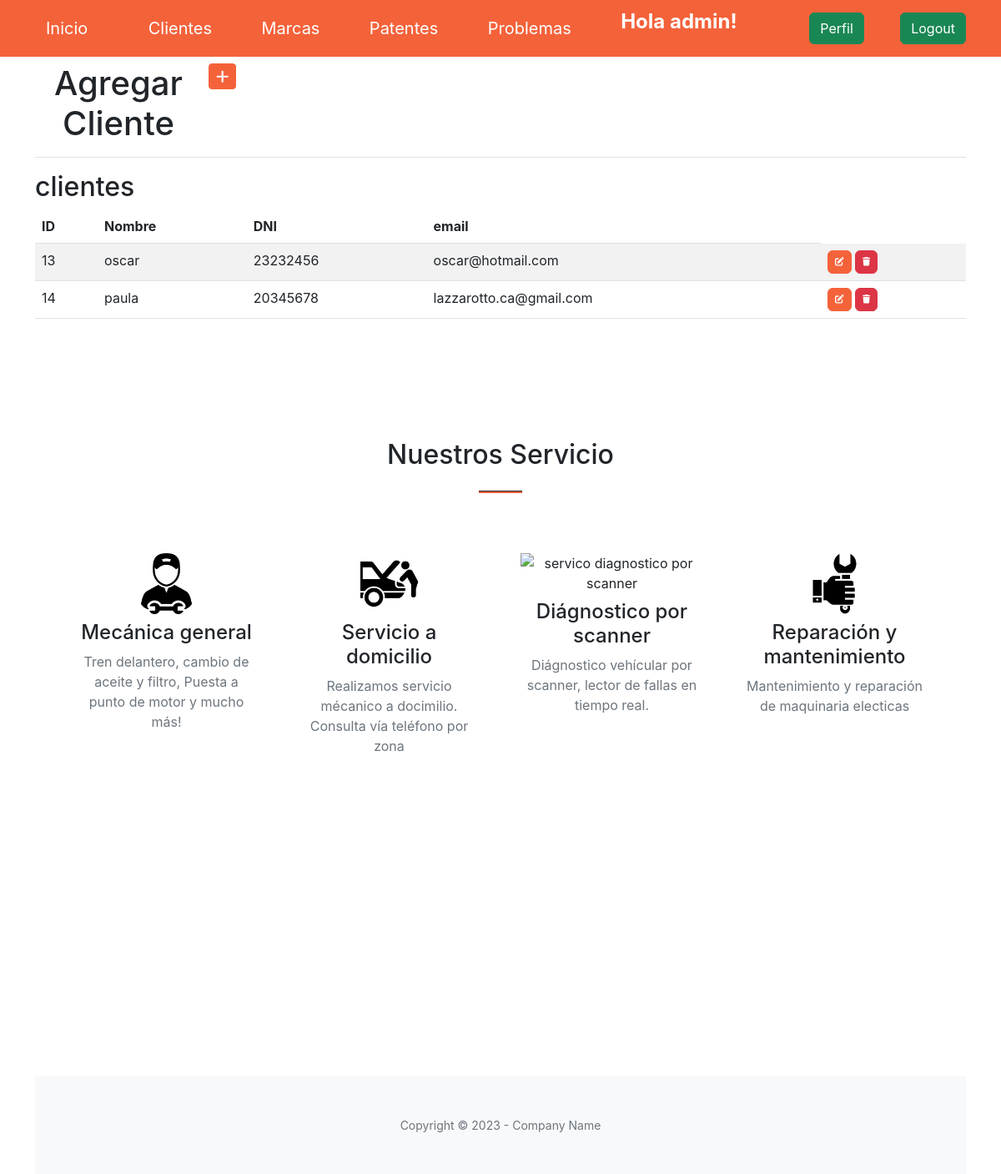
The app's page /clientes/ (signed in) with its own data.
### aplicacion/models.py (models this page shows, shortened)
class Cliente(models.Model):
    nombre = models.CharField(max_length=50)
    DNI = models.IntegerField()
    email = models.EmailField()

### aplicacion/views.py (the view)
# urls.py: path('clientes/', clientes, name="clientes"),
@login_required
def clientes(request):
    contexto = {'clientes': Cliente.objects.all()}
    return render(request, "aplicacion/clientes.html", contexto)

### aplicacion/templates/aplicacion/clientes.html (shortened to what this page needs)
{% extends 'aplicacion/base.html' %}
{% load static %}
{% block contenido %}
<div class="container">
    <table class="table p-4">
        <tr>
            <td width="200"><h1 class="text-center">Agregar Cliente</h1></td>
            <td>
                <a
                href="{% url 'create_cliente' %}"
                class="btn btn-primary btn-sm"
                ><i class="fa fa-plus fa-lg" title="New Record"> </i>
                </a>
            </td>
        </tr>
    </table>
        <h2>clientes</h2>
        <table class="table table-striped">
            <thead>
                <tr>
                    <th>ID</th>
                    <th>Nombre</th>
                    <th>DNI</th>
                    <th>email</th>
                </tr>
            </thead>
            <tbody>
</div>
    {% for cliente in clientes  %}
            <tr>
                <td>{{ cliente.id }}</td>
                <td>{{ cliente.nombre }}</td>
                <td>{{ cliente.DNI }}</td>
                <td>{{ cliente.email }}</td>
                <td>
                    <a
                        href="{% url 'update_cliente' cliente.id %}"
                        class="btn btn-primary"
                        style="--bs-btn-padding-y: .25rem; --bs-btn-padding-x: .5rem; --bs-btn-font-size: .75rem;"
                        ><i class="fa fa-edit fa-sm" title="Edit Record"></i>
                        </a>
                        <a
                        href="{% url 'delete_cliente' cliente.id %}"
                        class="btn btn-danger"
                        style="--bs-btn-padding-y: .25rem; --bs-btn-padding-x: .5rem; --bs-btn-font-size: .75rem;"
                        ><i class="fa fa-trash fa-sm" title="Delete Record"></i>
                </a>
                </td>
            </tr>
    {% endfor %}
{% endblock contenido %}

### aplicacion/templates/aplicacion/base.html (shortened to what this page needs)
<!DOCTYPE html>
<html lang="en">
    <head>
        {% load static  %}
        <link href="https://cdn.jsdelivr.net/npm/bootstrap-icons@1.5.0/font/bootstrap-icons.css" rel="stylesheet" type="text/css" />
        <link href="{% static 'aplicacion/css/styles.css' %}" rel="stylesheet" />
        <link href="{% static 'aplicacion/css/stylebase.css' %}" rel="stylesheet" />
    </head>
    <body id="page-top mg-0 bg-blue ">
          <nav class="navbar navbar-dark bg-primary" >
            <div class="container bg-primary" id="navegacion">
                <a class="navbar-brand btn btn-primary" href="{% url 'home' %}">Inicio</a>
                {% if user.is_authenticated %}
                    <a class="navbar-brand" href="{% url 'clientes' %}">Clientes</a>
                    <a class="navbar-brand" href="{% url 'marcas' %}">Marcas</a>
                    <a class="navbar-brand" href="{% url 'patentes' %}">Patentes</a>
                    <a class="navbar-brand" href="{% url 'problemas' %}">Problemas</a>
                    <p style="color: white" class="fs-4 fw-bolder">Hola {{user.username}}!</p>
                    <a class="btn btn-success" href="{% url 'editar_perfil' %}">Perfil</a>
                    <a class="btn btn-success" href="{% url 'logout' %}">Logout</a>
                {% else %}
                    <a class="btn btn-success " href="{% url 'registro' %}">Registro</a>
                    <a class="btn btn-success" href="{% url 'login' %}">Login</a>
                {% endif %}
            </div>
        </nav>
        {% block contenido %}{% endblock contenido %}
        <section class="page-section " id="services" >
            <div class="container px-4 px-lg-5">
                <h2 class="text-center mt-0">Nuestros Servicio</h2>
                <hr class="divider" />
                <div class="row gx-4 gx-lg-5">
                    <div class="col-lg-3 col-md-6 text-center">
                        <div class="mt-5">
                            <div class="mb-2"><img src="{% static 'img/automovil-con-llave.png' %}" alt="servico mecanico" class=" col-4 h-10"></div>
                            <h3 class="h4 mb-2">Mecánica general</h3>
                            <p class="text-muted mb-0">Tren delantero, cambio de aceite y filtro, Puesta a punto de motor y mucho más! </p>
                        </div>
                    </div>
                    <div class="col-lg-3 col-md-6 text-center">
                        <div class="mt-5">
                            <div class="mb-2"><img src="{% static 'img/reparando.png' %}" alt="servico a domicilio" class=" col-4 h-10"></div>
                            <h3 class="h4 mb-2">Servicio a domicilio</h3>
                            <p class="text-muted mb-0">Realizamos servicio mécanico a docimilio. Consulta vía teléfono por zona</p>
                        </div>
                    </div>
                    <div class="col-lg-3 col-md-6 text-center">
                        <div class="mt-5">
                            <div class="mb-2"><img src="{% static 'img/carro.png' %}" alt="servico diagnostico por scanner" class=" col-4 h-10"></div>
                            <h3 class="h4 mb-2">Diágnostico por scanner</h3>
                            <p class="text-muted mb-0">Diágnostico vehícular por scanner, lector de fallas en tiempo real.</p>
                        </div>
                    </div>
                    <div class="col-lg-3 col-md-6 text-center">
                        <div class="mt-5">
                            <div class="mb-2"><img src="{% static 'img/reparar.png' %}" alt="mantenimiento de maquinaria" class=" col-4 h-10"></div>
                            <h3 class="h4 mb-2">Reparación y mantenimiento</h3>
                            <p class="text-muted mb-0">Mantenimiento y reparación  de maquinaria electicas</p>
                        </div>
                    </div>
                </div>
            </div>
        </section>
        <section class="page-section" id="contact">
        </section>
        <footer class="bg-light py-5">
            <div class="container px-4 px-lg-5"><div class="small text-center text-muted">Copyright &copy; 2023 - Company Name</div></div>
        </footer>
    </body>
</html>

### records on screen
Cliente: id "13", nombre "oscar", DNI "23232456", email "oscar@hotmail.com"
Cliente: id "14", nombre "paula", DNI "20345678", email "lazzarotto.ca@gmail.com"

### other values on screen
{{ user.username }} "admin"
